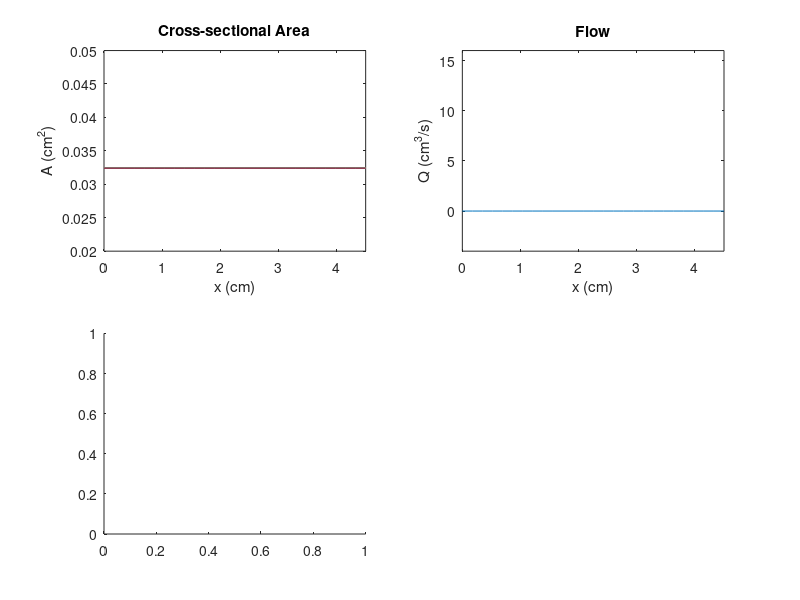

The MATLAB script that drew this image: (Note: this script raises an error after producing the figure.)
%%%%%%%%%%%%%%%%%%%%%%%%%
%        2 steps Lax-Wendroff scheme for              %
%                    1D AQ system                           %
%                        4/3/2019                              %
%%%%%%%%%%%%%%%%%%%%%%%%%

global dx alpha nu rho sigma E R0 h G0 A0 L c dt T1 Xin Xout

figure(1); clf;
figure(2); clf;

% Read input data obtained using fft
Xin = dlmread('ProximalPressure_fft.dat');
Xout = dlmread('DistalPressure_fft.dat');
externalPressure =(83.34+(188.92-83.34)/3)*1333;%(Max-Min)/3 in dynes/cm^2 
disp(externalPressure)

N=26;%# of elements
alpha = 4/3;
nu = 0.035; %viscosity (cm^2/s)
rho = 1.055; %density (g/cm^3)
sigma = 0.49; %Poisson ratio
E = 2e6; %4e6; %Young's modulus (dynes/cm^2)
R0 = 0.18; %Radius (cm)
h = 0.0475; %Thickness (cm)
G0 = (E*h)/R0/(1-sigma^2);
A0 = R0^2;
L = 4.5; %Artery length (cm)
dx= L/N;
CFLfactor=0.5;
c = sqrt(G0/rho); %sound speed
dt = dx/c*CFLfactor; %CFL
% Here we used only c for the CFL condition, instead of the full 
% eigenvalues lambda_1 or lambda_2 because the other terms in the 
% eigenvalue calculation are much smaller that c and do not
% influence the CFL condition much

Ncycles=3; %# of cycles we are calculating; 
% it takes at least one cycle
% for the solution to "stabilize" (transient period)

T1=.763; %Time interval for one cycle
T = T1*Ncycles;
x = 0:dx:L;
t = 0:dt:T;
index=1; %movie frame index
index2=1;

%%
A = zeros(1,length(x))+R0^2; %A at time level n
Q = zeros(1,length(x)); %Q at time level n
A1= zeros(1,length(x)); %A at time level n+1
Q1= zeros(1,length(x)); %Q at time level n+1
U = zeros(2,length(x));
U1 = zeros(2,length(x));
U(1,:) = A;
U(2,:) = Q;

for n = 1:length(t)-1
    for i = 1:length(x)
        if i == 1 %Left boundary (x=0)
            
            %Write the code for boundary data at 0

            U1(1,i) = A1(i);
            U1(2,i) = Q1(i);
            
        elseif x(i) ==L  %Right boundary (x=L)
            
            %Write the code for boundary data at L
              
            U1(1,i) = A1(i);
            U1(2,i) = Q1(i);
        
        else %Inner elements (using the two step lax-wendroff scheme)
            
            U_midA = U(:,i); %MODIFY
            U_midB = U(:,i); %MODIFY

            U1(:,i) = 0.0; %MODIFY

            A1(i) = U1(1,i);
            Q1(i) = U1(2,i);
            
        end
    end
    A = A1; %update A, Q and U
    Q = Q1;
    U(1,:) = A;
    U(2,:) = Q;

  %plotting
   figure(1);
   width = 800; height = 600;
   set(figure(1),'Position',[15 15 width height]);
   if n==1 %For 1st layout
      subplot(2,2,1); plot(x,A);hold on;
      subplot(2,2,1); plot(x,ones(length(x))*R0*R0);hold off;
      axis([0 L 0.02 0.05]); title('Cross-sectional Area');
      xlabel('x (cm)'); ylabel('A (cm^2)');
      subplot(2,2,2); plot(x,Q); 
      axis([0 L -4 16]); title('Flow');
      xlabel('x (cm)'); ylabel('Q (cm^3/s)');
      subplot(2,2,3); plot(t,Inlet(t)/1333,'b');hold on; 
      subplot(2,2,3); plot(t,Outlet(t)/1333,'r');hold on;
      axis([0 T 50 200]); title('Proximal/Distal Pressure');
      ylabel('mmHg'); xlabel('t (sec)');
      subplot(2,2,4);plot(t(n),Q(1,N/2)/A(1,N/2)/3.14,'b-+');hold on;
      axis([0 T -20 160]); title('Velocity at mid-point');
      xlabel('t (sec)'); ylabel('V (cm/s)');
   end
   
   Nskip=200; %number of time steps to skip for plotting;
   if mod(n,Nskip)==1
     subplot(2,2,1); plot(x,A);hold on;
     subplot(2,2,1); plot(x,ones(length(x))*R0*R0);hold off;
     axis([0 L 0.02 0.05]); title('Cross-sectional Area');
      xlabel('x (cm)'); ylabel('A (cm^2)');
     subplot(2,2,2); plot(x,Q); 
     axis([0 L -4 16]); title('Flow');
     xlabel('x (cm)'); ylabel('Q (cm^3/s)');
     subplot(2,2,3);h2=plot([t(n) t(n)],[0, 250],'Color',[0 0 0]);
     subplot(2,2,4);plot(t(n),Q(1,N/2)/A(1,N/2)/3.14,'b-+');hold on;
     axis([0 T -20 160]); title('Velocity at mid-point');
      xlabel('t (sec)'); ylabel('V (cm/s)');
     drawnow;
     disp(t(n));
     
     if n > (length(t)-1)/Ncycles
     figure(2);
     width = 800; height = 600;
     set(figure(2),'Position',[15 15 width height]);
     subplot(2,1,1);
     plot(t(n),Q(1,N/2)/A(1,N/2)/3.14,'*');hold on;
     axis([0.8 1.58 -20 160]); title('Velocity at mid-point');
     xlabel('t (sec)'); ylabel('V (cm/s)');
     subplot(2,1,2);
     plot(t(n),A(1,N/2),'*');hold on;
     axis([0.8 1.58 0.02 0.05]); title('Cross-sectional Area at mid-point');
     xlabel('t (sec)'); ylabel('A (cm^2)');
     drawnow;
     MovieFrame2(index2) = getframe(figure(2)) ;
     index2=index2+1;
     end
     
     
%Next 3 lines are generating movie frames     
     MovieFrame1(index) = getframe(figure(1)) ;
     set(h2,'Visible','off')
     index=index+1;

   end
end

%Next 8 lines are saving the movie to an AVI file
writerObj = VideoWriter('Case1.avi');
writerObj.FrameRate = 15;
open(writerObj);
for i=1:length(MovieFrame1)
    frame = MovieFrame1(i) ;    
    writeVideo(writerObj, frame);
end
for i=1:length(MovieFrame2)
    frame = MovieFrame2(i) ;    
    writeVideo(writerObj, frame);
end
close(writerObj);




%End of main procedure


%%%%%%%%%%%%%%%
%         Subroutines            %
%%%%%%%%%%%%%%%

% calculating the flux term (in conservative form)
function f= flux(Utru) % F = [F1,F2]
global alpha rho R0 G0 A0 
Atru = Utru(1);
Qtru = Utru(2);
f = [Qtru; (alpha*Qtru^2/Atru)+(   G0/3/rho*((Atru/A0)^(3/2))*A0)];
end

%calculate the RHS
function s = rhs(Utru) 
global alpha nu 
Atru = Utru(1);
Qtru = Utru(2);
s = [0;(-2*nu*(alpha/(alpha-1))*(Qtru/Atru))];
end

% Return pressure boundary data at Inlet
function InP = Inlet(t)
global Xin T1
N = length(Xin);
if mod(N,2) == 0
    n = [0:(N/2 - 1) (-N/2):-1]';
else
    n = [0:floor(N/2) -floor(N/2):-1]';
end
InP = 2000+real(sum(Xin .* exp(2. * pi * 1i * n * mod(t,T1) / T1))) / N;
end

% Return pressure boundary data at Outlet
function OutP = Outlet(t)
global Xout T1
N = length(Xout);
if mod(N,2) == 0
    n = [0:(N/2 - 1) (-N/2):-1]';
else
    n = [0:floor(N/2) -floor(N/2):-1]';
end
OutP = real(sum(Xout .* exp(2. * pi * 1i * n * mod(t,T1) / T1))) / N;
end
